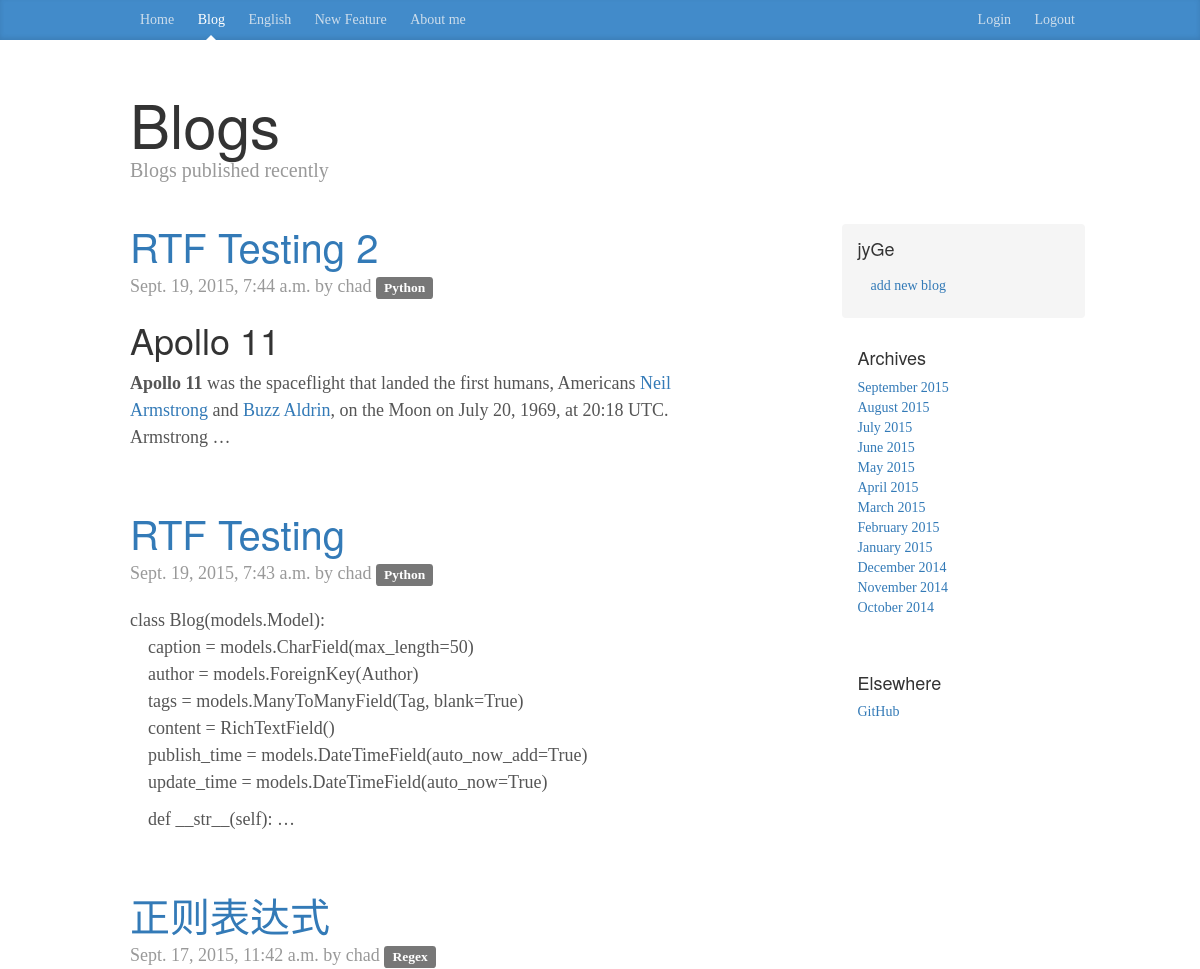
The page /sblog/blog/ (upper part) on the database as committed earlier.
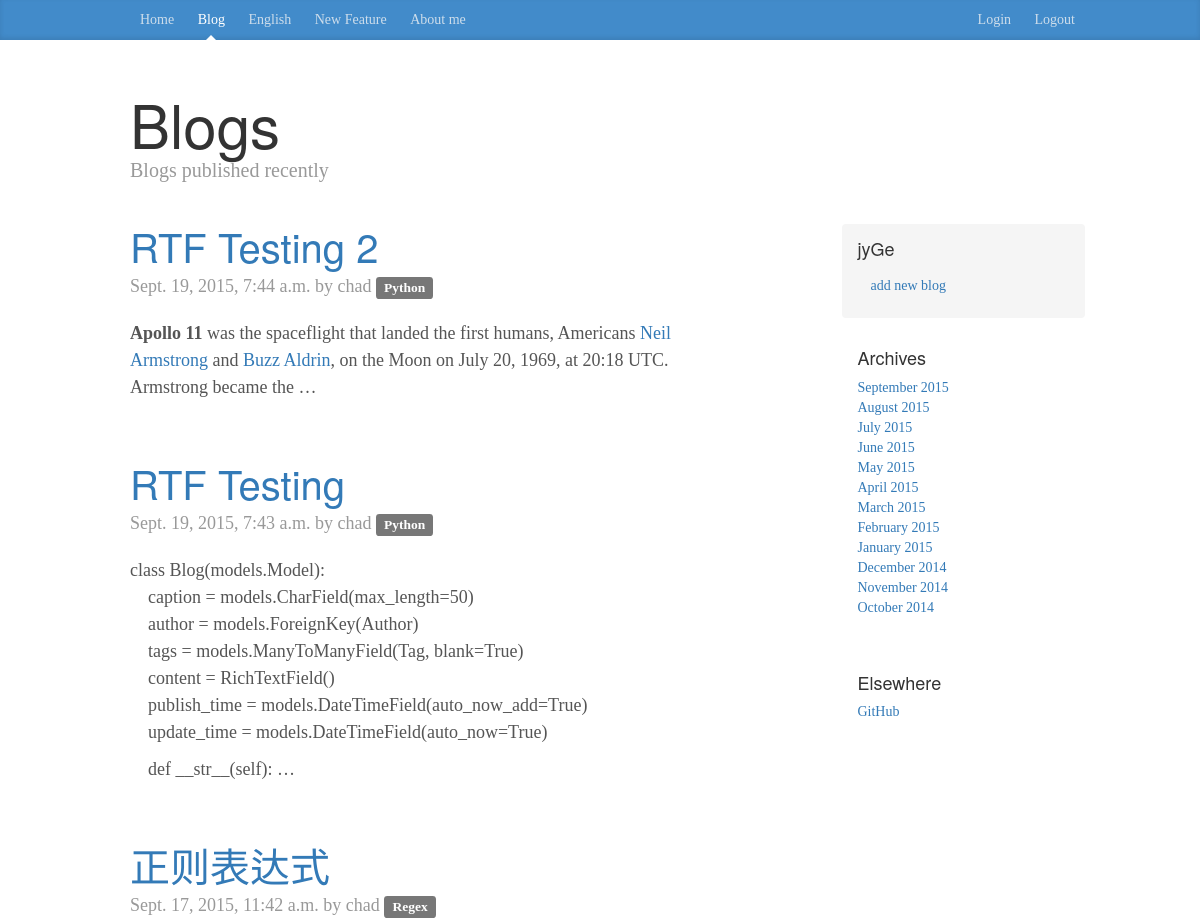
The same page on the database as committed later.
### sblog/models.py (models this page shows, shortened)
class Blog(models.Model):
	caption = models.CharField(max_length=50)
	author = models.ForeignKey(Author)
	tags = models.ManyToManyField(Tag, blank=True)
	content = RichTextField(config_name='ckeditor')
	publish_time = models.DateTimeField(auto_now_add=True)
	update_time = models.DateTimeField(auto_now=True)

class Author(models.Model):
	name = models.CharField(max_length=30)
	email = models.EmailField(blank=True)
	website = models.URLField(blank=True)
	def __str__(self):
		return self.name

### sblog/views.py (the view)
def listing(request):
	blog_list = Blog.objects.order_by('-publish_time')
	paginator = Paginator(blog_list, 5)
	page = request.GET.get('page')
	try:
		blogs = paginator.page(page)
	except PageNotAnInteger:
		blogs = paginator.page(1)
	except EmptyPage:
		blogs = paginator.page(paginator.num_pages)
	return render(request, 'sblog/bloglist.html', {'blogs': blogs})

### sblog/models.py (called while the page is built)
	def __str__(self):
		return self.tag_name

### sblog/templates/sblog/bloglist.html (shortened to what this page needs)
{% extends "sblog/base.html" %}
{% block content %}
<div class="container">
  <div class="blog-header">
    <h1 class="blog-title">Blogs</h1>
    <p class="lead blog-description">Blogs published recently</p>
  </div>
  <div class="row">
    <div class="col-sm-8 blog-main">
      	{% for blog in blogs %}
			<div class="blog-post">
				<h2 class="blog-post-title"><a href="{% url 'sblog:detailblog' blog.id %}">{{ blog.caption }}</a></h2>
					<p class="blog-post-meta">{{ blog.publish_time }} by {{ blog.author }}
						{% for tag in blog.tags.all %}
                    		<a href="{% url 'sblog:blogtag' tag.tag_name %}"><span class="label label-default">{{ tag }}</span></a>
                		{% endfor %}
					</p>
					{{ blog.content|safe|truncatewords_html:30 }}
			</div>
      {% endfor %}
    </div>
    <div class="col-sm-3 col-sm-offset-1 blog-sidebar">
      <div class="sidebar-module sidebar-module-inset">
        <h4>jyGe</h4>
        <a class="btn" href="{% url 'sblog:addblog' %}" value="{{ choice.id }}"> add new blog</a>
      </div>
      <div class="sidebar-module">
        <h4>Archives</h4>
        <ol class="list-unstyled">
          <li><a href="#">September 2015</a></li>
          <li><a href="#">August 2015</a></li>
          <li><a href="#">July 2015</a></li>
          <li><a href="#">June 2015</a></li>
          <li><a href="#">May 2015</a></li>
          <li><a href="#">April 2015</a></li>
          <li><a href="#">March 2015</a></li>
          <li><a href="#">February 2015</a></li>
          <li><a href="#">January 2015</a></li>
          <li><a href="#">December 2014</a></li>
          <li><a href="#">November 2014</a></li>
          <li><a href="#">October 2014</a></li>
        </ol>
      </div>
      <div class="sidebar-module">
        <h4>Elsewhere</h4>
        <ol class="list-unstyled">
          <li><a href="https://github.com/jyGe">GitHub</a></li>
        </ol>
      </div>
    </div>
  </div>
</div>
{% endblock %}

Rows that differ between the two databases and show on the page:
changed Blog "RTF Testing 2": content "Apollo 11 Apollo 11 was the spaceflight that landed the first humans, Americans Neil Armstrong and Buzz Aldrin , on the Moon on July 20, 1969, at 20:18 UTC. Armstrong …" → "Apollo 11 was the spaceflight that landed the first humans, Americans Neil Armstrong and Buzz Aldrin , on the Moon on July 20, 1969, at 20:18 UTC. Armstrong became the …"
